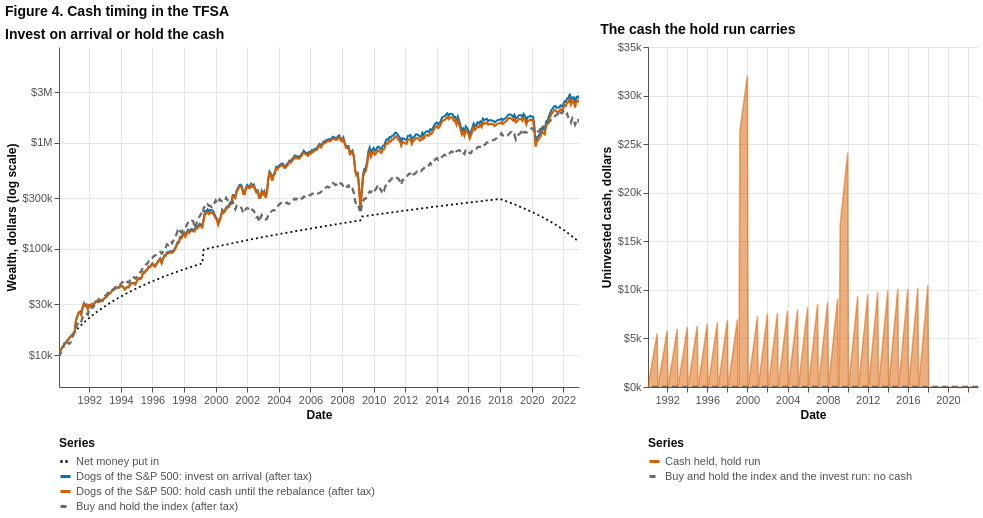

Notebook source saved alongside this figure:
### Markdown cell above
**Figure 4.** Left: TFSA wealth after tax on a log scale when each contribution is invested on arrival, when it waits in cash until the rebalance, and in the grey dashed index, against the net money put in. Right: the uninvested cash the hold run carries. **Tooltip:** left, the date, the money put in, the three wealth values and the cost of waiting (invest minus hold); right, the month end and the cash held. Hover over any mark for its exact values; drag to pan and scroll to zoom (JupyterLab or VS Code; elsewhere the picture is static).

### Code cell
H = hold.series
show(pch.invest_vs_hold_chart(plans["tfsa"], hold, strategy_label=DOGS_LABEL, index_label=INDEX_LABEL,
                              title="Figure 4. Cash timing in the TFSA", y_domain=(5_000, 8_000_000)))

hm = hold.metrics
t5 = pd.DataFrame({"Final, after tax": [m("tfsa", "strategy", "FinalAfterTax"), hm.loc["strategy", "FinalAfterTax"], m("tfsa", "index", "FinalAfterTax")],
                   "XIRR, after tax": [m("tfsa", "strategy", "XIRRAfterTax"), hm.loc["strategy", "XIRRAfterTax"], m("tfsa", "index", "XIRRAfterTax")],
                   "TWR, after tax": [m("tfsa", "strategy", "TWRAfterTax"), hm.loc["strategy", "TWRAfterTax"], m("tfsa", "index", "TWRAfterTax")],
                   "Sharpe": [m("tfsa", "strategy", "Sharpe"), hm.loc["strategy", "Sharpe"], m("tfsa", "index", "Sharpe")]},
                  index=[f"{DOGS_LABEL}: invest on arrival", f"{DOGS_LABEL}: hold cash", INDEX_LABEL])
print("Table 5. Cash timing in the TFSA (the index is the base case in both)")
t5.style.format({"Final, after tax": "${:,.0f}", "XIRR, after tax": "{:.2%}", "TWR, after tax": "{:.2%}", "Sharpe": "{:.2f}"})

### Figure 1 — Vega-Lite specification as saved in the notebook (floating-point values rounded to 4 significant figures; data arrays with more than 128 entries replaced by an {"elided": "..."} marker saying what was removed)
{"$schema": "https://vega.github.io/schema/vega-lite/v5.20.1.json", "config": {"axis": {"domainColor": "#52514e", "grid": true, "gridColor": "#E6E6E6", "labelColor": "#52514e", "labelFontSize": 11, "tickColor": "#52514e", "titleColor": "#0b0b0b", "titleFontSize": 12}, "legend": {"labelFontSize": 11, "titleFontSize": 12}, "title": {"anchor": "start", "color": "#0b0b0b", "fontSize": 14, "subtitleColor": "#52514e"}, "view": {"continuousHeight": 300, "continuousWidth": 300, "stroke": null}}, "datasets": {"data-6eeaa5f01fff888373ad03eb52f25131": {"elided": "396 records"}, "data-77cebf21c8f1bc5dcd0b4f46b0cad404": [{"series": "Buy and hold the index and the invest run: no cash", "y": 0.0}], "data-a25813e1bb92b60f25ff488da48125f9": {"elided": "396 records"}}, "hconcat": [{"data": {"name": "data-6eeaa5f01fff888373ad03eb52f25131"}, "height": 340, "layer": [{"encoding": {"color": {"field": "series", "legend": {"columns": 1, "labelColor": "#52514e", "labelLimit": 420, "orient": "bottom", "symbolOpacity": 1, "symbolStrokeWidth": 3, "symbolType": "stroke", "title": "Series", "titleColor": "#0b0b0b"}, "scale": {"domain": ["Net money put in", "Dogs of the S&P 500: invest on arrival (after tax)", "Dogs of the S&P 500: hold cash until the rebalance (after tax)", "Buy and hold the index (after tax)"], "range": ["#0b0b0b", "#0072B2", "#D55E00", "#6B6B6B"]}, "sort": ["Net money put in", "Dogs of the S&P 500: invest on arrival (after tax)", "Dogs of the S&P 500: hold cash until the rebalance (after tax)", "Buy and hold the index (after tax)"], "type": "nominal"}, "opacity": {"field": "series", "legend": null, "scale": {"domain": ["Net money put in", "Dogs of the S&P 500: invest on arrival (after tax)", "Dogs of the S&P 500: hold cash until the rebalance (after tax)", "Buy and hold the index (after tax)"], "range": [1, 1, 1, 1]}, "type": "nominal"}, "strokeDash": {"field": "series", "legend": {"columns": 1, "labelColor": "#52514e", "labelLimit": 420, "orient": "bottom", "symbolOpacity": 1, "symbolStrokeWidth": 3, "symbolType": "stroke", "title": "Series", "titleColor": "#0b0b0b"}, "scale": {"domain": ["Net money put in", "Dogs of the S&P 500: invest on arrival (after tax)", "Dogs of the S&P 500: hold cash until the rebalance (after tax)", "Buy and hold the index (after tax)"], "range": [[2, 3], [1, 0], [1, 0], [6, 4]]}, "type": "nominal"}, "strokeWidth": {"field": "series", "legend": null, "scale": {"domain": ["Net money put in", "Dogs of the S&P 500: invest on arrival (after tax)", "Dogs of the S&P 500: hold cash until the rebalance (after tax)", "Buy and hold the index (after tax)"], "range": [1.8, 2.6, 2.2, 2.6]}, "type": "nominal"}, "x": {"axis": {"format": "%Y", "tickCount": 12}, "field": "date", "title": "Date", "type": "temporal"}, "y": {"axis": {"format": "$~s", "title": "Wealth, dollars (log scale)", "values": [10000.0, 30000.0, 100000.0, 300000.0, 1000000.0, 3000000.0]}, "field": "dollars", "scale": {"domain": [5000, 8000000], "nice": false, "type": "log"}, "title": "Wealth, dollars (log scale)", "type": "quantitative"}}, "mark": {"type": "line"}, "name": "view_8", "title": "Invest on arrival or hold the cash", "transform": [{"as": ["key", "dollars"], "fold": ["contributed", "invest", "hold", "index"]}, {"as": "series", "calculate": "{'contributed':\"Net money put in\",'invest':\"Dogs of the S&P 500: invest on arrival (after tax)\",'hold':\"Dogs of the S&P 500: hold cash until the rebalance (after tax)\",'index':\"Buy and hold the index (after tax)\"}[datum.key]"}]}, {"encoding": {"tooltip": [{"field": "date", "format": "%d %b %Y", "title": "Date", "type": "temporal"}, {"field": "contributed", "format": "$,.0f", "title": "Net money put in", "type": "quantitative"}, {"field": "invest", "format": "$,.0f", "title": "Dogs of the S&P 500: invest on arrival (after tax)", "type": "quantitative"}, {"field": "hold", "format": "$,.0f", "title": "Dogs of the S&P 500: hold cash until the rebalance (after tax)", "type": "quantitative"}, {"field": "index", "format": "$,.0f", "title": "Buy and hold the index (after tax)", "type": "quantitative"}, {"field": "cost", "format": "$,.0f", "title": "Cost of waiting (invest minus hold)", "type": "quantitative"}], "x": {"field": "date", "type": "temporal"}}, "mark": {"color": "#52514e", "strokeWidth": 1.5, "type": "rule"}, "transform": [{"filter": {"empty": false, "param": "hover"}}]}, {"encoding": {"tooltip": [{"field": "date", "format": "%d %b %Y", "title": "Date", "type": "temporal"}, {"field": "contributed", "format": "$,.0f", "title": "Net money put in", "type": "quantitative"}, {"field": "invest", "format": "$,.0f", "title": "Dogs of the S&P 500: invest on arrival (after tax)", "type": "quantitative"}, {"field": "hold", "format": "$,.0f", "title": "Dogs of the S&P 500: hold cash until the rebalance (after tax)", "type": "quantitative"}, {"field": "index", "format": "$,.0f", "title": "Buy and hold the index (after tax)", "type": "quantitative"}, {"field": "cost", "format": "$,.0f", "title": "Cost of waiting (invest minus hold)", "type": "quantitative"}], "x": {"field": "date", "type": "temporal"}, "y": {"field": "y", "type": "quantitative"}}, "mark": {"color": "#52514e", "filled": true, "opacity": 0, "size": 160, "type": "point"}, "name": "view_7"}, {"encoding": {"tooltip": [{"field": "date", "format": "%d %b %Y", "title": "Date", "type": "temporal"}, {"field": "contributed", "format": "$,.0f", "title": "Net money put in", "type": "quantitative"}, {"field": "invest", "format": "$,.0f", "title": "Dogs of the S&P 500: invest on arrival (after tax)", "type": "quantitative"}, {"field": "hold", "format": "$,.0f", "title": "Dogs of the S&P 500: hold cash until the rebalance (after tax)", "type": "quantitative"}, {"field": "index", "format": "$,.0f", "title": "Buy and hold the index (after tax)", "type": "quantitative"}, {"field": "cost", "format": "$,.0f", "title": "Cost of waiting (invest minus hold)", "type": "quantitative"}], "x": {"field": "date", "type": "temporal"}, "y": {"field": "y", "type": "quantitative"}}, "mark": {"color": "#0b0b0b", "filled": true, "opacity": 1, "size": 60, "type": "point"}, "transform": [{"filter": {"empty": false, "param": "hover"}}]}], "width": 520}, {"height": 340, "layer": [{"data": {"name": "data-a25813e1bb92b60f25ff488da48125f9"}, "encoding": {"color": {"field": "series", "legend": {"columns": 1, "labelColor": "#52514e", "labelLimit": 420, "orient": "bottom", "symbolOpacity": 1, "symbolStrokeWidth": 3, "symbolType": "stroke", "title": "Series", "titleColor": "#0b0b0b"}, "scale": {"domain": ["Cash held, hold run", "Buy and hold the index and the invest run: no cash"], "range": ["#D55E00", "#6B6B6B"]}, "sort": ["Cash held, hold run", "Buy and hold the index and the invest run: no cash"], "type": "nominal"}, "opacity": {"value": 0.5}, "tooltip": [{"field": "date", "format": "%b %Y", "title": "Month end", "type": "temporal"}, {"field": "series", "title": "Series", "type": "nominal"}, {"field": "cash", "format": "$,.0f", "title": "Cash held", "type": "quantitative"}], "x": {"axis": {"format": "%Y", "tickCount": 12}, "field": "date", "title": "Date", "type": "temporal"}, "y": {"axis": {"format": "$~s"}, "field": "cash", "title": "Uninvested cash, dollars", "type": "quantitative"}}, "mark": {"line": {"strokeWidth": 1.5}, "type": "area"}, "name": "view_9"}, {"data": {"name": "data-77cebf21c8f1bc5dcd0b4f46b0cad404"}, "encoding": {"color": {"field": "series", "legend": {"columns": 1, "labelColor": "#52514e", "labelLimit": 420, "orient": "bottom", "symbolOpacity": 1, "symbolStrokeWidth": 3, "symbolType": "stroke", "title": "Series", "titleColor": "#0b0b0b"}, "scale": {"domain": ["Cash held, hold run", "Buy and hold the index and the invest run: no cash"], "range": ["#D55E00", "#6B6B6B"]}, "sort": ["Cash held, hold run", "Buy and hold the index and the invest run: no cash"], "type": "nominal"}, "opacity": {"field": "series", "legend": null, "scale": {"domain": ["Cash held, hold run", "Buy and hold the index and the invest run: no cash"], "range": [0.5, 1]}, "type": "nominal"}, "strokeDash": {"field": "series", "legend": {"columns": 1, "labelColor": "#52514e", "labelLimit": 420, "orient": "bottom", "symbolOpacity": 1, "symbolStrokeWidth": 3, "symbolType": "stroke", "title": "Series", "titleColor": "#0b0b0b"}, "scale": {"domain": ["Cash held, hold run", "Buy and hold the index and the invest run: no cash"], "range": [[1, 0], [6, 4]]}, "type": "nominal"}, "strokeWidth": {"field": "series", "legend": null, "scale": {"domain": ["Cash held, hold run", "Buy and hold the index and the invest run: no cash"], "range": [1.5, 2.4]}, "type": "nominal"}, "tooltip": [{"field": "series", "title": "Series", "type": "nominal"}, {"field": "y", "format": "$,.0f", "title": "Cash held", "type": "quantitative"}], "y": {"field": "y", "type": "quantitative"}}, "mark": {"type": "rule"}}], "title": "The cash the hold run carries", "width": 330}], "params": [{"name": "hover", "select": {"clear": "pointerout", "fields": ["date"], "nearest": true, "on": "pointerover", "type": "point"}, "views": ["view_7"]}, {"bind": "scales", "name": "param_4", "select": {"encodings": ["x"], "type": "interval"}, "views": ["view_8"]}, {"bind": "scales", "name": "param_5", "select": {"encodings": ["x"], "type": "interval"}, "views": ["view_9"]}], "resolve": {"scale": {"color": "independent", "strokeDash": "independent"}}, "title": "Figure 4. Cash timing in the TFSA"}
